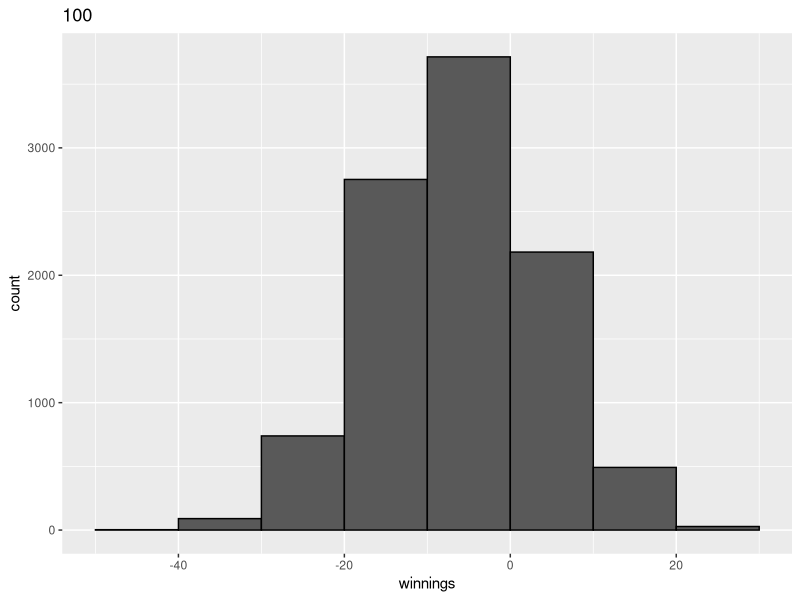
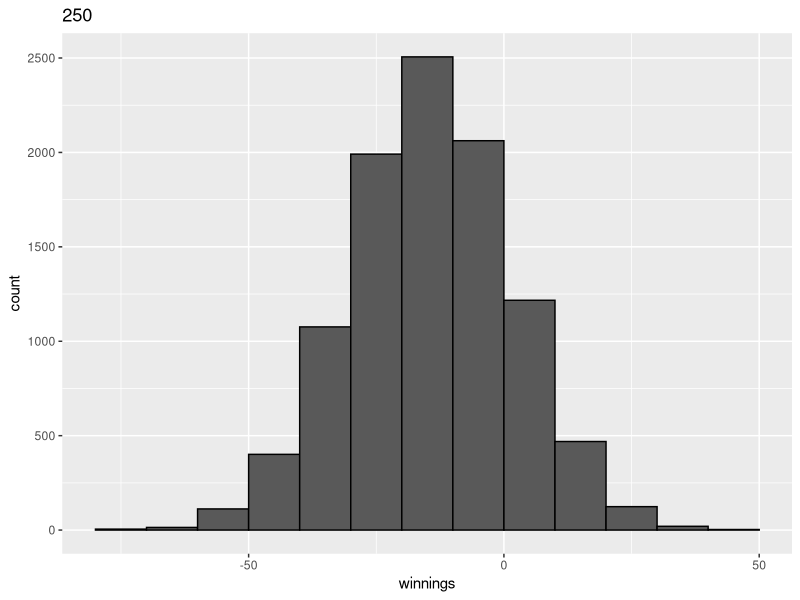
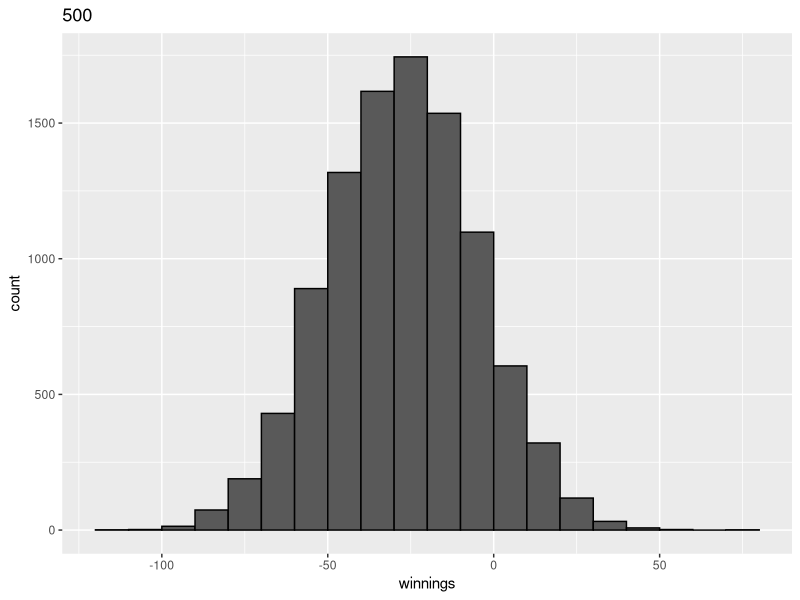
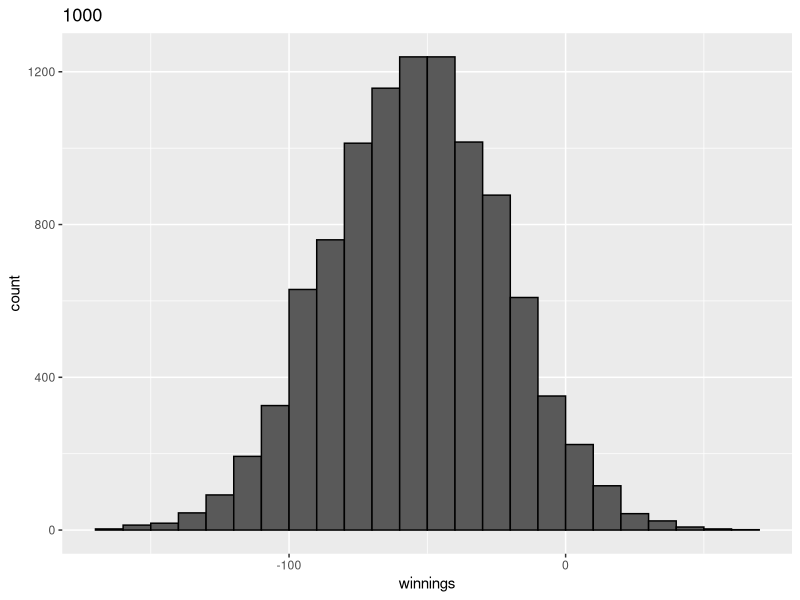
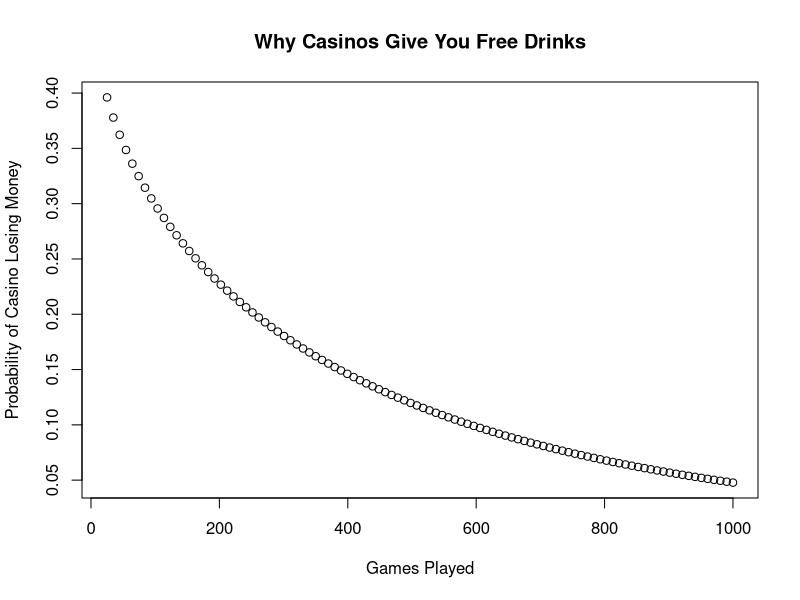

Recreate these plots in R, in order.
## ---- chunk 1
roulette <- function(n) {
    x <- sample(c(-1, 1), n, replace = TRUE, prob = c(10/19, 9/19))
    sum(x)
}
## ---- chunk 2
library(tidyverse)
B <- 10000
ns <- c(100, 250, 500, 1000)
for(n in ns) {
    winnings <- replicate(B, roulette(n))
    p <- data.frame(winnings = winnings) %>% 
        ggplot(aes(x = winnings)) + 
        geom_histogram(binwidth = 10, boundary = 0, color = "black") + 
        ggtitle(n)  
    print(p) 
}
## ---- chunk 3
1 - pnorm(sqrt(100) * (1/19) / 0.998614)
## ---- chunk 4
B <- 10^5
winnings <- replicate(B, roulette(100))
mean(winnings > 0)                   
## ---- chunk 5
n <-seq(25, 1000, len = 100)
prob_of_casino_losing <- 1 - pnorm(sqrt(n) * (1/19) / 0.998614)
plot(n, prob_of_casino_losing,
     xlab = "Games Played", 
     ylab = "Probability of Casino Losing Money", 
     main = "Why Casinos Give You Free Drinks")
